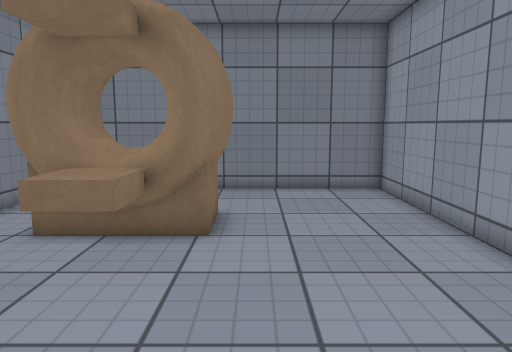
view 1 (above)

12 first-person views from a walk through a 3-D level made in the Unity game engine. The camera is 1.2 m above the floor, tilts 8° down and sees 70° across. The floor is counted in squares, 0.5 m on a side. Each view is taken from the middle of a square. On the plan, view 1 faces up. The plan holds only what a view shows up to about 20 squares ahead; the rest is blank. Surface patterns are stand-ins for the level's own textures.

view 2
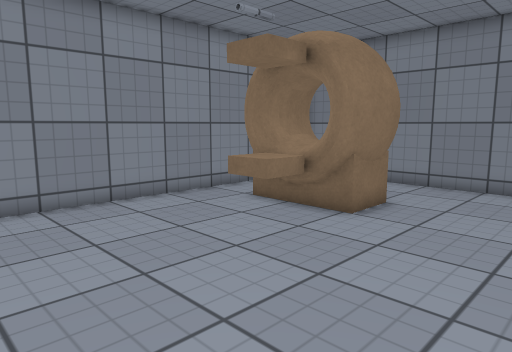

view 3
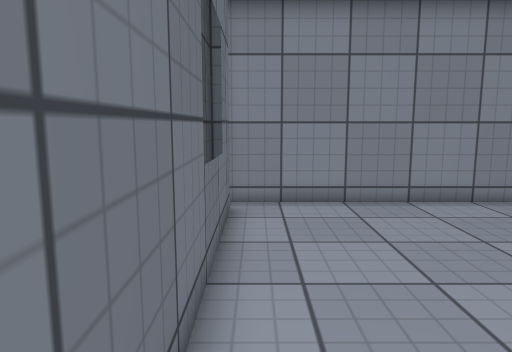

view 4
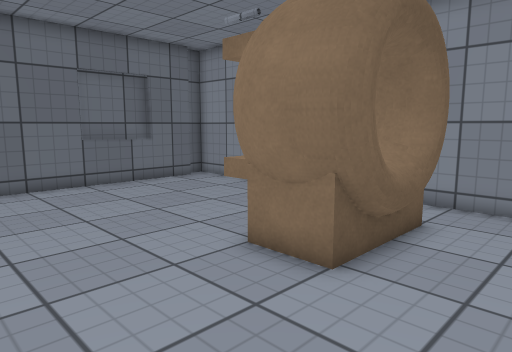

view 5
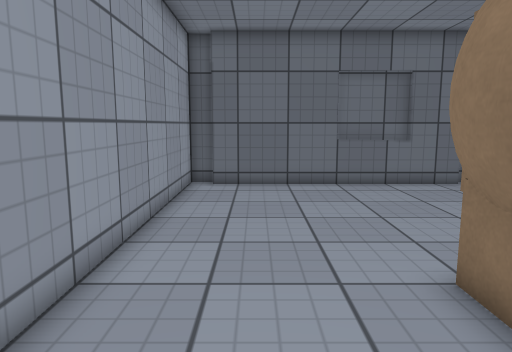

view 6
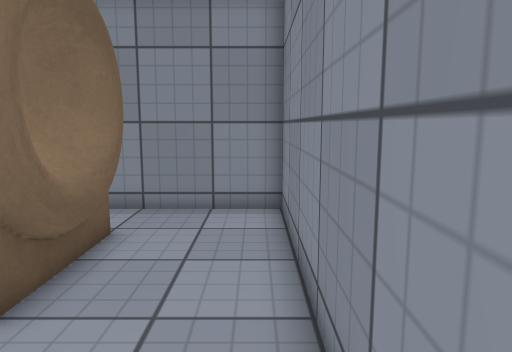

view 7
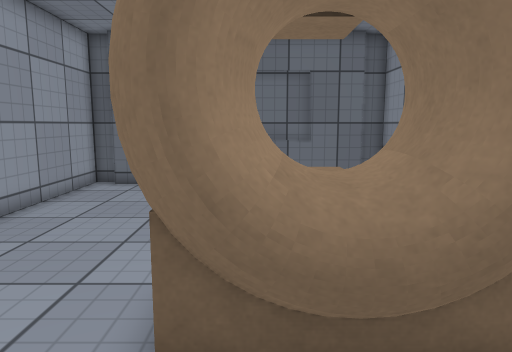

view 8
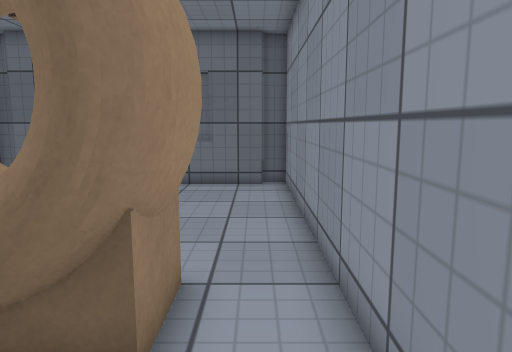

view 9
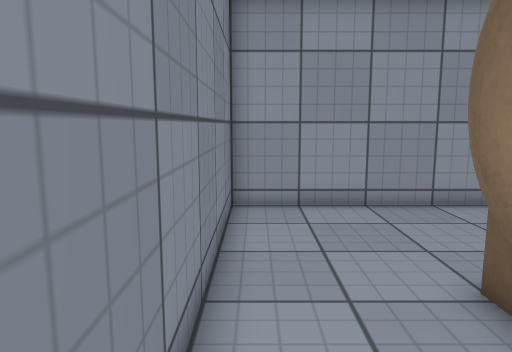

view 10
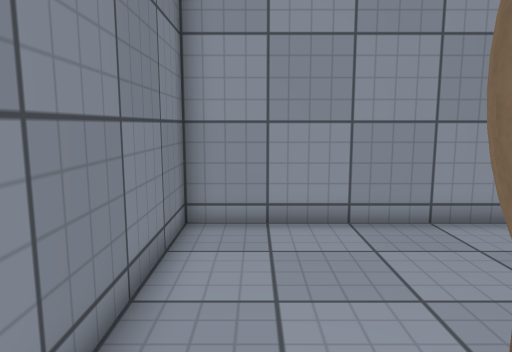

view 11
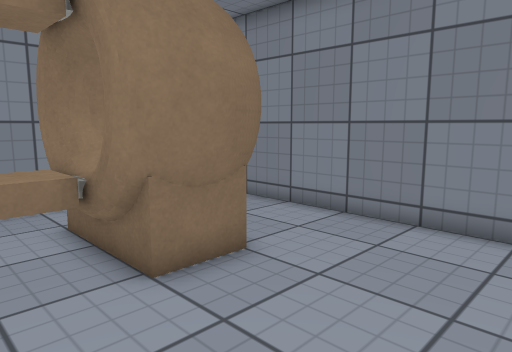

view 12
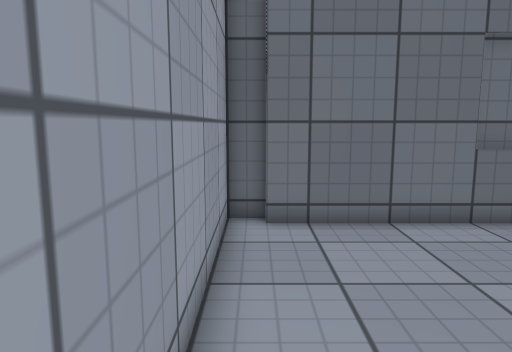

### Floor plan
Key: @ floor where view 1 was taken; # wall or solid block; . floor; = window, fence, low wall or low ledge; ^ raised ledge; O other object.
Columns run from 7 left of view 1 to 5 right of it. Each row starts with its distance up from view 1.
 14 #############
 13 #...........#
 12 #...........#
 11 #...........#
 10 #.##=##.....#
  9 #.#O^##.....#
  8 #.##^##.....#
  7 #.#####.....#
  6 #..OOO......#
  5 #...........#
  4 #...........#
  3 #...........#
  2 #...........#
  1 #...........#
  0 #......@....#
 -1 #...........#
 -2 #############

Positions as (right, up) in squares from view 1, and headings:
1: (0, 0), facing up
2: (4, -1), facing up-left
3: (4, -1), facing left
4: (4, 13), facing down-left
5: (2, 13), facing down
6: (3, 13), facing left
7: (-2, 13), facing down
8: (-6, 13), facing down
9: (-6, 13), facing right
10: (-4, 12), facing right
11: (4, 5), facing up-left
12: (4, 7), facing down
